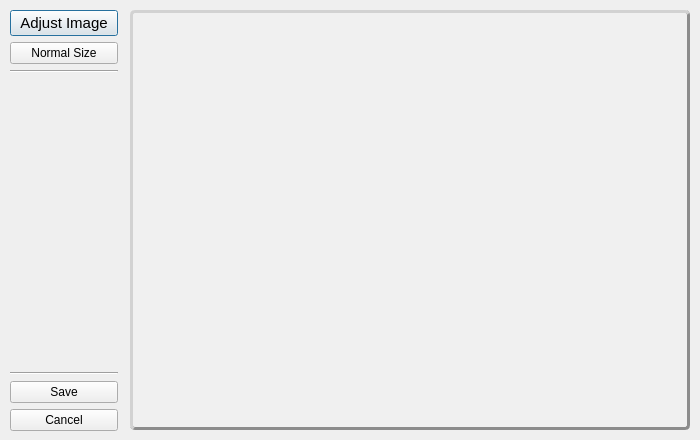
<?xml version="1.0" encoding="UTF-8"?>
<ui version="4.0">
 <class>Export</class>
 <widget class="QDialog" name="Export">
  <property name="geometry">
   <rect>
    <x>0</x>
    <y>0</y>
    <width>700</width>
    <height>440</height>
   </rect>
  </property>
  <property name="windowTitle">
   <string>Results</string>
  </property>
  <widget class="QWidget" name="">
   <property name="geometry">
    <rect>
     <x>10</x>
     <y>10</y>
     <width>108</width>
     <height>421</height>
    </rect>
   </property>
   <layout class="QVBoxLayout" name="verticalLayout">
    <item>
     <widget class="QPushButton" name="pushButton_adjust">
      <property name="enabled">
       <bool>true</bool>
      </property>
      <property name="font">
       <font>
        <pointsize>11</pointsize>
       </font>
      </property>
      <property name="text">
       <string>Adjust Image</string>
      </property>
     </widget>
    </item>
    <item>
     <widget class="QPushButton" name="pushButton_normalS">
      <property name="enabled">
       <bool>true</bool>
      </property>
      <property name="text">
       <string>Normal Size</string>
      </property>
     </widget>
    </item>
    <item>
     <widget class="Line" name="line_4">
      <property name="orientation">
       <enum>Qt::Horizontal</enum>
      </property>
     </widget>
    </item>
    <item>
     <spacer name="verticalSpacer">
      <property name="orientation">
       <enum>Qt::Vertical</enum>
      </property>
      <property name="sizeHint" stdset="0">
       <size>
        <width>20</width>
        <height>40</height>
       </size>
      </property>
     </spacer>
    </item>
    <item>
     <widget class="Line" name="line">
      <property name="orientation">
       <enum>Qt::Horizontal</enum>
      </property>
     </widget>
    </item>
    <item>
     <widget class="QPushButton" name="pButton_Save">
      <property name="enabled">
       <bool>true</bool>
      </property>
      <property name="text">
       <string>Save</string>
      </property>
     </widget>
    </item>
    <item>
     <widget class="QPushButton" name="pButton_Cancel">
      <property name="text">
       <string>Cancel</string>
      </property>
     </widget>
    </item>
   </layout>
  </widget>
  <widget class="QLabel" name="label_imagen">
   <property name="geometry">
    <rect>
     <x>130</x>
     <y>10</y>
     <width>560</width>
     <height>420</height>
    </rect>
   </property>
   <property name="styleSheet">
    <string notr="true">border-style: outset;
background-color: rgb(240,240,240);
border-width: 3px;
border-color: rgb(140, 140, 140);
border-radius: 5px;</string>
   </property>
   <property name="text">
    <string/>
   </property>
   <property name="alignment">
    <set>Qt::AlignCenter</set>
   </property>
  </widget>
 </widget>
 <tabstops>
  <tabstop>pButton_Save</tabstop>
  <tabstop>pushButton_normalS</tabstop>
  <tabstop>pushButton_adjust</tabstop>
  <tabstop>pButton_Cancel</tabstop>
 </tabstops>
 <resources/>
 <connections>
  <connection>
   <sender>pButton_Cancel</sender>
   <signal>clicked()</signal>
   <receiver>Export</receiver>
   <slot>close()</slot>
   <hints>
    <hint type="sourcelabel">
     <x>272</x>
     <y>102</y>
    </hint>
    <hint type="destinationlabel">
     <x>321</x>
     <y>114</y>
    </hint>
   </hints>
  </connection>
 </connections>
</ui>
